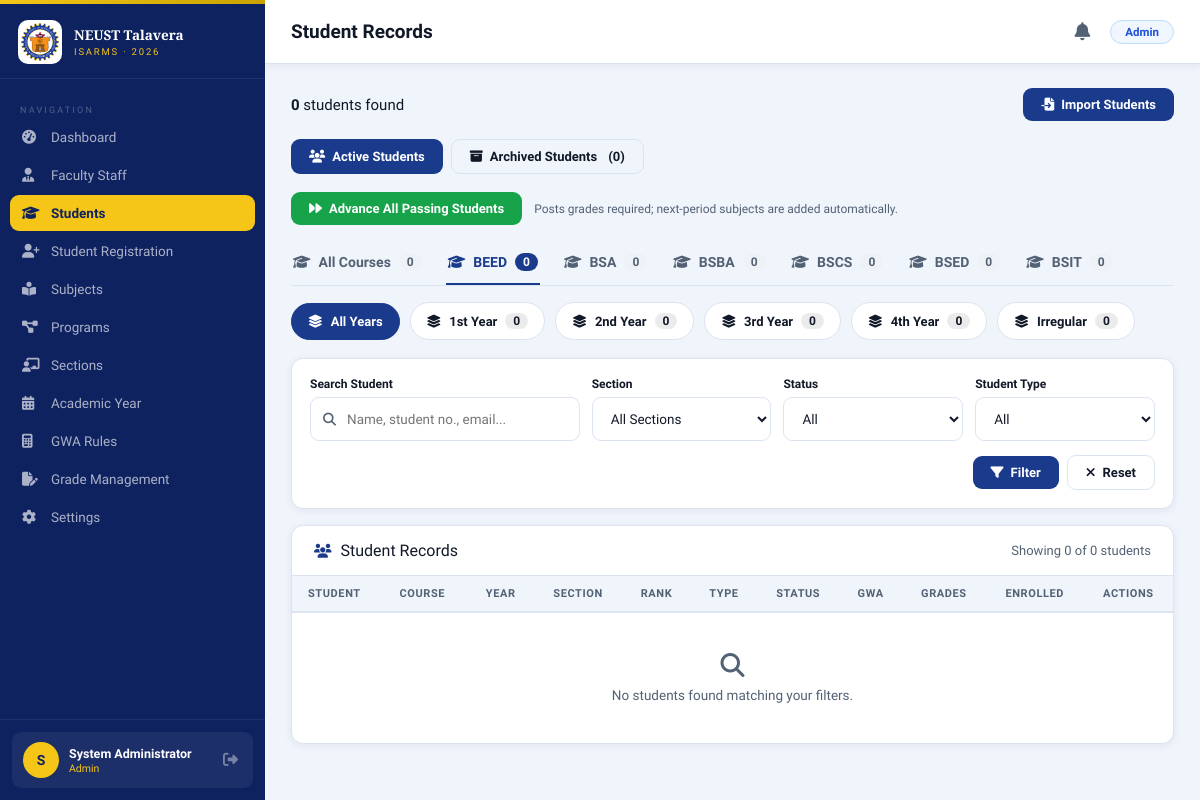
The page /modules/registrar/students.php?program_id=4 (signed in) on the database as committed earlier.
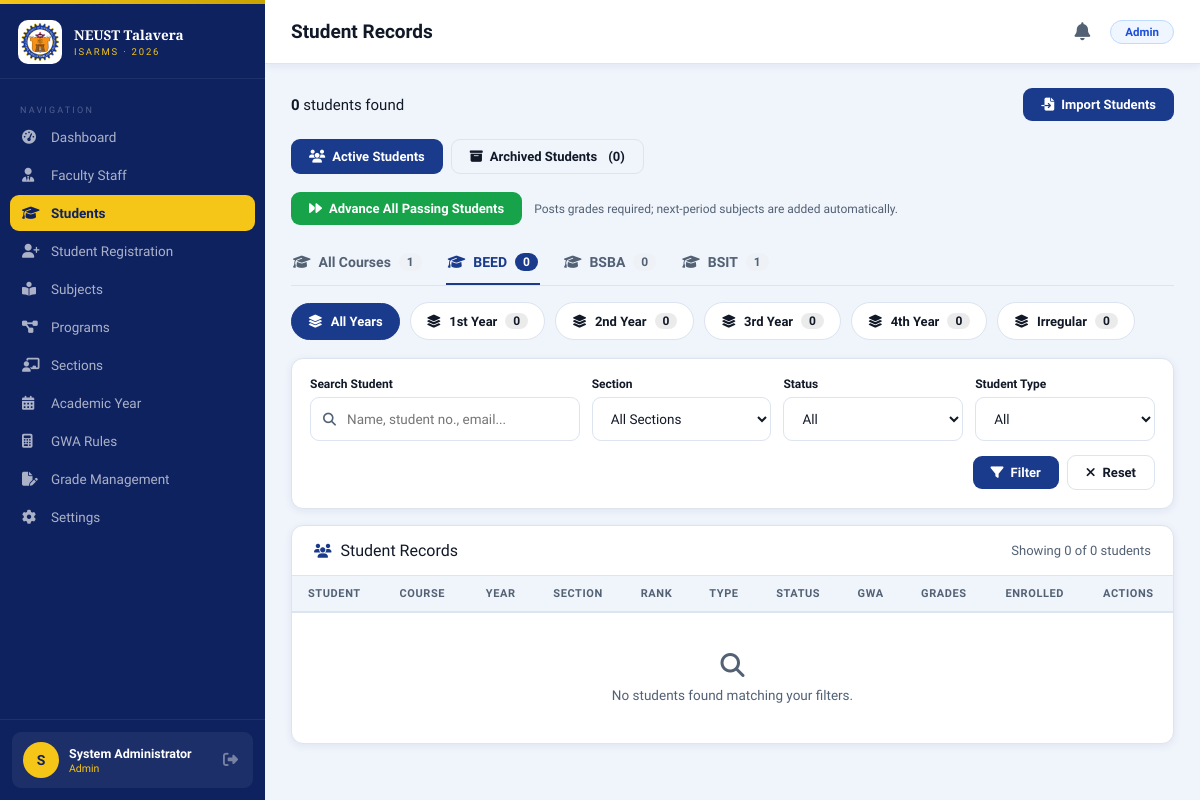
The same page on the database as committed later.
### tables this page shows
CREATE TABLE `programs` (
  `programID` int(11) NOT NULL,
  `programCode` varchar(20) NOT NULL COMMENT 'e.g. BSIT, BSCS',
  `programName` varchar(150) NOT NULL,
  `programDesc` text DEFAULT NULL,
  `dateCreated` timestamp NOT NULL DEFAULT current_timestamp(),
  `dateDeleted` timestamp NULL DEFAULT NULL
);

### includes/functions.php (called while the page is built, shortened)
<?php
require_once __DIR__ . '/config.php';
function isLoggedIn(): bool {
    return true;
}
function getCurrentUser(): ?array {
    return [
        'id'    => $_SESSION['user_id'],
        'name'  => $_SESSION['full_name'],
        'role'  => $_SESSION['role'],
        'email' => $_SESSION['email'],
        'pic'   => $_SESSION['profile_pic'] ?? null,
    ];
}

### includes/config.php (called while the page is built, shortened)
<?php
class Database {
    private static ?Database $instance = null;
    private PDO $pdo;
    private function __construct() {
        $dsn = "mysql:host=" . DB_HOST . ";port=" . DB_PORT . ";dbname=" . DB_NAME . ";charset=" . DB_CHARSET;
        $options = [
            PDO::ATTR_ERRMODE            => PDO::ERRMODE_EXCEPTION,
            PDO::ATTR_DEFAULT_FETCH_MODE => PDO::FETCH_ASSOC,
            PDO::ATTR_EMULATE_PREPARES   => false,
        ];
        try {
            $this->pdo = new PDO($dsn, DB_USER, DB_PASS, $options);
        } catch (PDOException $e) {
            error_log("DB Connection Error: " . $e->getMessage());
            die(json_encode(['success' => false, 'message' => 'Database connection failed.']));
        }
    }
    public static function getInstance(): Database {
        if (self::$instance === null) {
            self::$instance = new Database();
        }
        return self::$instance;
    }
    public function query(string $sql, array $params = []): PDOStatement {
        $stmt = $this->pdo->prepare($sql);
        $stmt->execute($params);
        return $stmt;
    }
    public function fetchOne(string $sql, array $params = []): ?array {
        $row = $this->query($sql, $params)->fetch();
        return $row ?: null;
    }
    public function fetchAll(string $sql, array $params = []): array {
        return $this->query($sql, $params)->fetchAll();
    }
}

### modules/registrar/students.php (the view, shortened to what the changed rows need)
<?php
require_once ROOT . '/includes/config.php';
require_once ROOT . '/includes/functions.php';
$db   = Database::getInstance();
$progID = (int)($_GET['program_id'] ?? 0);
$yearLvl = (int)($_GET['year_level'] ?? 0);
$showArchived = ($_GET['view'] ?? '') === 'archived';
$where  = [$showArchived ? 's.dateDeleted IS NOT NULL' : 's.dateDeleted IS NULL'];
$params = [];
$baseWhereSQL = implode(' AND ', $where);
$programs = $db->fetchAll(
    "
    SELECT
        programID,
        programCode
    FROM programs
    WHERE dateDeleted IS NULL
    ORDER BY programCode ASC
    "
);
$programCounts = [];
foreach ($programs as $p) {
    $cParams = $params;
    $cParams[':cnt_program_id'] = $p['programID'];
    $row = $db->fetchOne(
        "
        SELECT COUNT(*) AS c
        FROM students s
        WHERE $baseWhereSQL
          AND s.programID = :cnt_program_id
        ",
        $cParams
    );
    $programCounts[$p['programID']] = (int)($row['c'] ?? 0);
}
$allProgramsCountRow = $db->fetchOne(
    "
    SELECT COUNT(*) AS c
    FROM students s
    WHERE $baseWhereSQL
    ",
    $params
);
$allProgramsCount = (int)($allProgramsCountRow['c'] ?? 0);
$yearWhereSQL = $baseWhereSQL;
$yearParams   = $params;
if ($progID > 0) {
    $yearWhereSQL .= ' AND s.programID = :year_program_id';
    $yearParams[':year_program_id'] = $progID;
}
$yearCounts = [1 => 0, 2 => 0, 3 => 0, 4 => 0, 5 => 0];
foreach ($yearCounts as $yl => $ignore) {
    $yParams = $yearParams;
    $yParams[':cnt_year_level'] = $yl;
    $row = $db->fetchOne(
        "
        SELECT COUNT(*) AS c
        FROM students s
        WHERE $yearWhereSQL
          AND s.yearLevel = :cnt_year_level
        ",
        $yParams
    );
    $yearCounts[$yl] = (int)($row['c'] ?? 0);
}
function buildStudentsUrl(array $overrides = []): string
{
    $q = array_merge($_GET, $overrides);
    unset($q['page']);
    return 'students.php?' . http_build_query($q);
}
$pageTitle  = 'Student Records';
$activeMenu = 'students.php';
require_once ROOT . '/includes/header.php';
?>
<div class="program-tabs" role="tablist">
    <a
        href="<?= htmlspecialchars(buildStudentsUrl(['program_id' => ''])) ?>"
        class="program-tab <?= $progID === 0 ? 'active' : '' ?>"
    >
        <i class="fas fa-graduation-cap"></i>
        All Courses
        <span class="program-tab-count"><?= number_format($allProgramsCount) ?></span>
    </a>
    <?php foreach ($programs as $p): ?>
    <a
        href="<?= htmlspecialchars(buildStudentsUrl(['program_id' => $p['programID']])) ?>"
        class="program-tab <?= $progID === (int)$p['programID'] ? 'active' : '' ?>"
    >
        <i class="fas fa-graduation-cap"></i>
        <?= htmlspecialchars($p['programCode']) ?>
        <span class="program-tab-count"><?= number_format($programCounts[$p['programID']] ?? 0) ?></span>
    </a>
    <?php endforeach; ?>
</div>
<div class="year-pills">
    <a
        href="<?= htmlspecialchars(buildStudentsUrl(['year_level' => ''])) ?>"
        class="year-pill <?= $yearLvl === 0 ? 'active' : '' ?>"
    >
        <i class="fas fa-layer-group"></i>
        All Years
    </a>
    <?php
    $yearLabels = [1 => '1st Year', 2 => '2nd Year', 3 => '3rd Year', 4 => '4th Year', 5 => 'Irregular'];
    ?>
    <?php foreach ($yearLabels as $yl => $label): ?>
    <a
        href="<?= htmlspecialchars(buildStudentsUrl(['year_level' => $yl])) ?>"
        class="year-pill <?= $yearLvl === $yl ? 'active' : '' ?>"
    >
        <i class="fas fa-layer-group"></i>
        <?= $label ?>
        <span class="year-pill-count"><?= number_format($yearCounts[$yl] ?? 0) ?></span>
    </a>
    <?php endforeach; ?>
</div>
<div class="card">
    <div style="overflow-x:auto;">
        <table class="data-table">
            <thead>
                <tr>
                    <th>Student</th>
                    <th>Course</th>
                    <th style="text-align:center;">Year</th>
                    <th style="text-align:center;">Section</th>
                    <th style="text-align:center;">Rank</th>
                    <th style="text-align:center;">Type</th>
                    <th style="text-align:center;">Status</th>
                    <th style="text-align:center;">GWA</th>
                    <th style="text-align:center;">Grades</th>
                    <th style="text-align:center;">Enrolled</th>
                    <th style="text-align:center;">Actions</th>
                </tr>
            </thead>
        </table>
    </div>
</div>
<?php
require_once ROOT . '/includes/footer.php';
?>

### includes/header.php (shortened to what the changed rows need)
<?php
$user     = getCurrentUser();
$role     = $user['role'] ?? '';
$navLinks = [];
switch ($role) {
    case 'Admin':
        $navLinks = [
            ['icon'=>'fa-gauge-high',         'label'=>'Dashboard',              'href'=>'dashboard.php'],
            ['icon'=>'fa-user-tie',           'label'=>'Faculty Staff',          'href'=>'users.php'],
            ['icon'=>'fa-graduation-cap',     'label'=>'Students',               'href'=>'students.php'],
            ['icon'=>'fa-user-plus',          'label'=>'Student Registration',   'href'=>'enrollment.php'],
            ['icon'=>'fa-book-open-reader',   'label'=>'Subjects',               'href'=>'subjects.php'],
            ['icon'=>'fa-diagram-project',    'label'=>'Programs',               'href'=>'programs.php'],
            ['icon'=>'fa-chalkboard-user',    'label'=>'Sections',               'href'=>'sections.php'],
            ['icon'=>'fa-calendar-days',      'label'=>'Academic Year',         'href'=>'acad_years.php'],
            ['icon'=>'fa-calculator',         'label'=>'GWA Rules',             'href'=>'gwa_settings.php'],
            ['icon'=>'fa-file-pen',           'label'=>'Grade Management',      'href'=>'grades.php'],
            ['icon'=>'fa-gear',               'label'=>'Settings',               'href'=>'settings.php'],
        ];
        break;
}
$moduleBase = BASE_URL . 'modules/' . strtolower($role) . '/';
?>
<!DOCTYPE html>
<html lang="en">
<head>
  <link rel="stylesheet" href="https://cdnjs.cloudflare.com/ajax/libs/font-awesome/6.5.0/css/all.min.css"/>
</head>
<body>
<aside class="sidebar" id="sidebar">
  <nav class="sidebar-nav">
    <div class="nav-section-label">Navigation</div>
    <?php foreach ($navLinks as $link): ?>
    <a class="nav-item <?= ($activeMenu ?? '') === $link['href'] ? 'active' : '' ?>"
       href="<?= $moduleBase . $link['href'] ?>"
       title="<?= htmlspecialchars($link['label']) ?>"
       aria-label="<?= htmlspecialchars($link['label']) ?>">
      <i class="fas <?= $link['icon'] ?>"></i>
      <?= htmlspecialchars($link['label']) ?>
    </a>
    <?php endforeach; ?>
  </nav>
</aside>
<main class="main">
  <div class="topbar">
    <div class="topbar-left">
      <h1><?= htmlspecialchars($pageTitle ?? 'Dashboard') ?></h1>
    </div>
  </div>
  <div class="page-content">

Rows that differ between the two databases and show on the page:
removed programs: programCode "BSA", programID "0"
removed programs: programCode "BSCS", programID "0"
removed programs: programCode "BSED", programID "0"
changed programs "BSIT": programID "0" → "1"
Other text that changed with them:
$allProgramsCount: "0" → "1"
